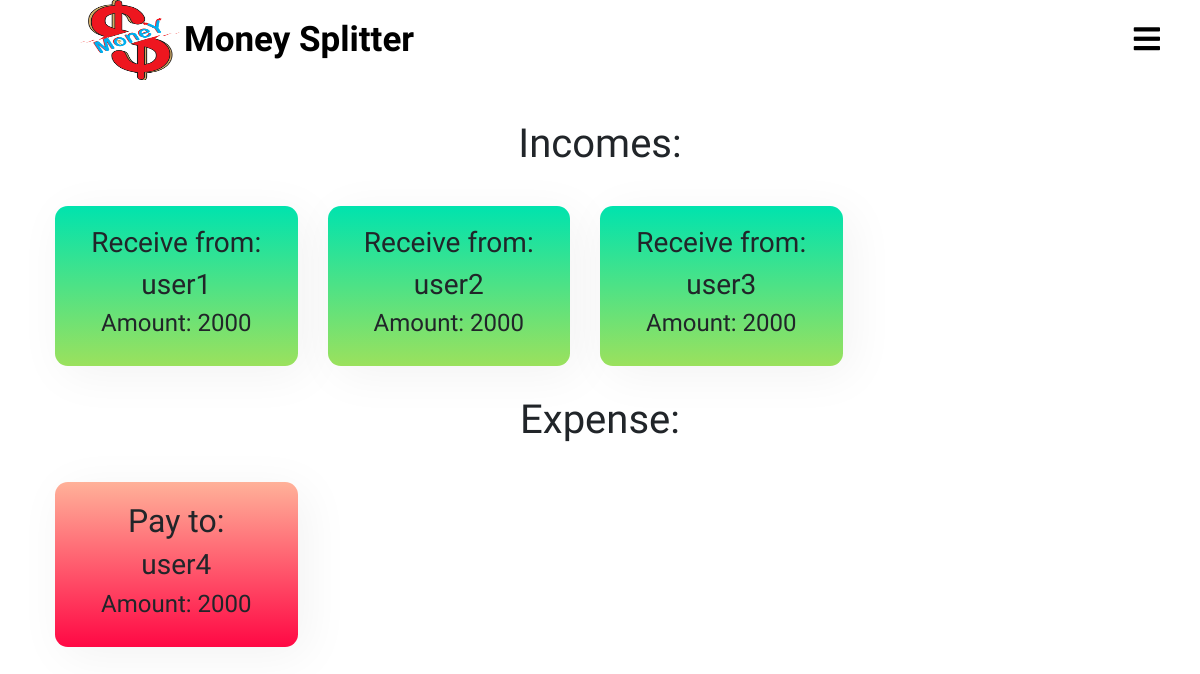
/splitter/final_settlements/ (signed in), run on the app's committed database.
### splitter/models.py (models this page shows, shortened)
class final_transactions(models.Model):
    sender = models.ForeignKey(User, on_delete = models.CASCADE, related_name = 'final_transaction_sender')
    receiver = models.ForeignKey(User, on_delete= models.CASCADE, related_name = 'final_transaction_receiver')
    final_amount = models.IntegerField()

class User(AbstractUser):
    pass

### splitter/views.py (the view)
# urls.py: path('final_settlements/',views.final_settlements,name="final_settlements"),
def final_settlements(request):
    user_sender = final_transactions.objects.filter(sender = request.user)
    user_receiver = final_transactions.objects.filter(receiver = request.user)
    user_sender_positive = []
    user_sender_negative = []
    user_receiver_positive = []
    user_receiver_negative = []
    for obj in user_sender:
        if(obj.final_amount > 0):
            user_sender_positive.append(obj)
        if(obj.final_amount < 0):
            obj.final_amount = abs(obj.final_amount)
            user_sender_negative.append(obj)
    for obj in user_receiver:
        if(obj.final_amount > 0):
            user_receiver_positive.append(obj)
        if(obj.final_amount < 0):
            obj.final_amount = abs(obj.final_amount)
            user_receiver_negative.append(obj)
    return render(request,'splitter/final_settlements.html',{'user_sender_positive':user_sender_positive,
                                                                'user_sender_negative':user_sender_negative,
                                                                'user_receiver_positive':user_receiver_positive,
                                                                'user_receiver_negative':user_receiver_negative})

### templates/splitter/final_settlements.html (shortened to what this page needs)
{% extends 'splitter/base.html' %}
{% load static %}
{% block css %}
  <link rel="stylesheet" href="{% static 'css/final_settlements.css' %}">
{% endblock %}
{% block content %}
<div class="container">
  <div class="final-debt-info">
    <div class="final-debt-income">
      <h1>Incomes:</h1>
      <div class="row">
        {% for obj in user_receiver_positive %}
          <div class="col-lg-3 col-md-4 col-sm-6 col-12">
            <div class="incomes-debts-info">
              <h3>Receive from:</h3>
              <h3>{{ obj.sender.username }}</h3>
              <h4>Amount: {{ obj.final_amount }}</h4>
            </div>
          </div>
        {% endfor %}
      </div>
    </div>
    <div class="final-debt-expense">
      <h1>Expense:</h1>
      <div class="row">
        {% for obj in user_receiver_negative %}
        <div class="col-lg-3 col-md-4 col-sm-6 col-12">
          <div class="expense-debts-info">
            <h2>Pay to:</h2>
            <h3>{{ obj.sender.username }}</h3>
            <h4>Amount: {{ obj.final_amount }}</h4>
          </div>
        </div>
        {% endfor %}
      </div>
    </div>
  </div>
</div>
{% endblock %}

### static/css/home_page.css (style rules this page uses)
* { padding: 0; margin: 0; text-decoration: none; list-style: none; box-sizing: border-box; font-family: 'Merienda One', cursive; }
body,html { overflow-x: hidden; }
:root { var(--IndianRed): #db575b; var(--Aqua): #99ffe4; var(--MiddleBlue): #88cfd3; var(--SteelBlue): #578bb2; var(--BdazzledBlue): #345c98; var(--DarkButton): linear-gradient(to top, #30cfd0 0%, #330867 100%); var(--LightButton): linear-gradient(to top, #48c6ef 0%, #6f86d6 100%); var(--RedButton): linear-gradient(45deg, #874da2 0%, #c43a30 100%); }

### static/css/final_settlements.css (style rules this page uses)
* { margin: 0; padding: 0; }
body,html { margin: 0; padding: 0; }
.final-debt-info { margin: 0; padding: 10px; text-align: center; justify-content: center; }
.final-debt-info .final-debt-income { text-align: center; margin: 30px 0px; justify-content: center; }
.final-debt-info .final-debt-expense { text-align: center; margin: 30px 0px; justify-content: center; }
.final-debt-info .final-debt-income .row { width: 100%; }
.final-debt-info .final-debt-expense .row { width: 100%; }
.incomes-debts-info { margin-top: 30px; padding: 20px; box-shadow: .5rem .5rem 3rem 1px rgba(0,0,0,.05); background-image: linear-gradient(to top, #9be15d 0%, #00e3ae 100%); border-radius: .8rem; text-align: center; }
.expense-debts-info { margin-top: 30px; padding: 20px; box-shadow: .5rem .5rem 3rem 1px rgba(0,0,0,.05); background-image: linear-gradient(to top, #ff0844 0%, #ffb199 100%); border-radius: .8rem; text-align: center; }

### data on the page
final_transactions: sender.username "user1", final_amount "2000"
final_transactions: sender.username "user2", final_amount "2000"
final_transactions: sender.username "user3", final_amount "2000"
final_transactions: sender.username "user4", final_amount "2000"
